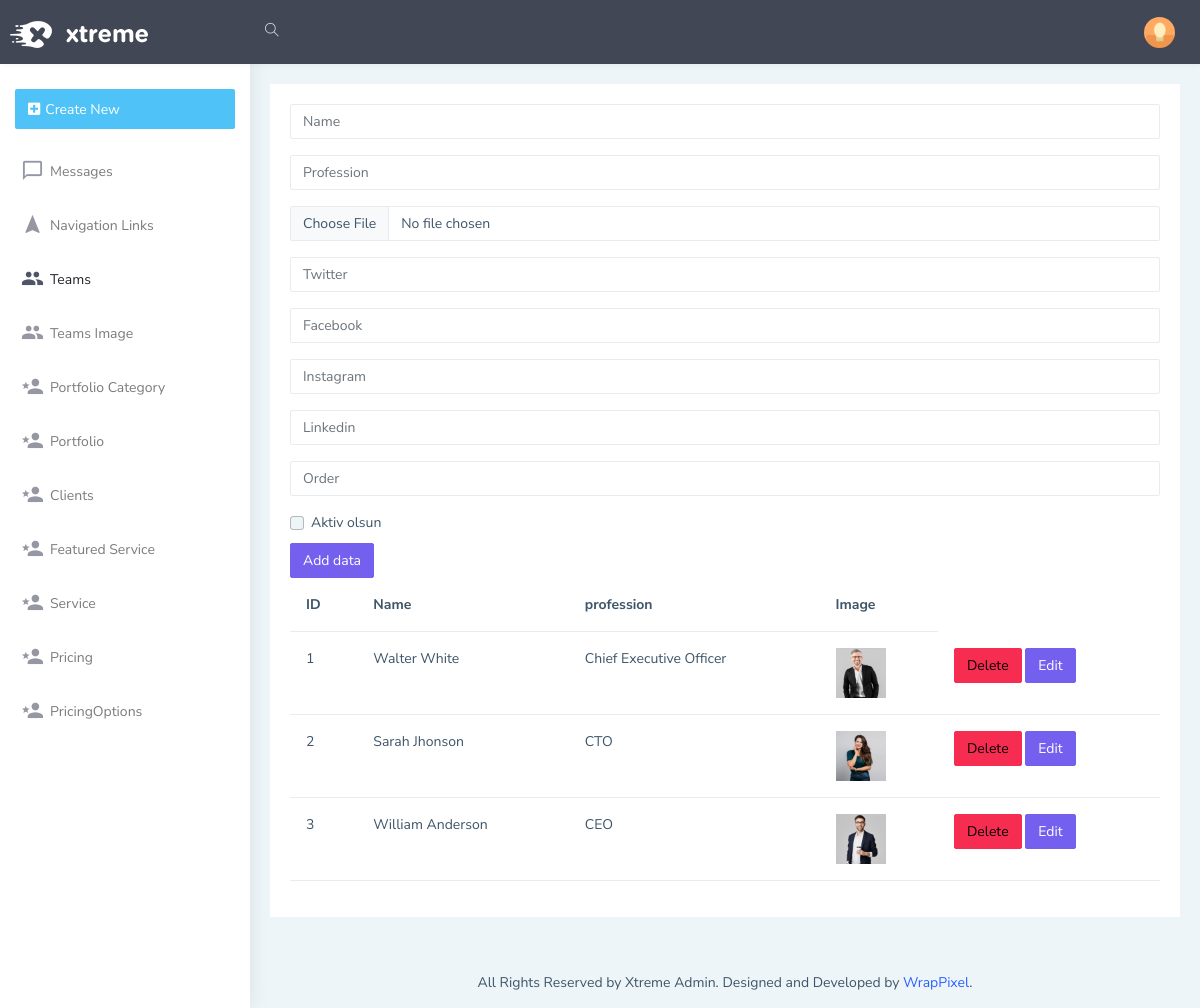
/admin/teams, run on the app's committed database.
### models.py (models this page shows)
class Teams(db.Model):
    Id=db.Column(db.Integer, primary_key=True, autoincrement=True)
    Name=db.Column(db.String(50))
    Profession=db.Column(db.String(50))
    Image=db.Column(db.String(100))
    TwitterAdress=db.Column(db.String(50))
    FacebookAdress=db.Column(db.String(50))
    InstagramAdress=db.Column(db.String(50))
    LinkedinAdress=db.Column(db.String(50))
    Order=db.Column(db.Integer)
    IsActive=db.Column(db.Boolean)
    images=db.relationship('TeamImages', backref='team_images', lazy=True)

### admin/routes.py (the view)
@admin_bp.route('/teams', methods=['GET','POST'])
def teams():
    teamsform=TeamsForm()
    teams=Teams.query.all()
    return render_template('admin/teams/teams.html', teamsform=teamsform, teams=teams)

### admin/forms.py
class TeamsForm(FlaskForm):
    name=StringField('name')
    profession=StringField('profession')
    image=FileField('image')
    twitter=StringField('twitter')
    facebook=StringField('facebook')
    instagram=StringField('instagram')
    linkedin=StringField('linkedin')
    order=IntegerField('order')
    isactive=BooleanField('isacctive')
    submit=SubmitField('Add data')

### admin/templates/admin/teams/teams.html
{% extends 'admin/layout.html' %}
{% block body %}
<form action="/admin/teams/add" method="POST" enctype="multipart/form-data">
    <div class="mb-3">
      {{teamsform.name(class="form-control", id="exampleFormControlInput1", placeholder="Name")}}
    </div>
    <div class="mb-3">
      {{teamsform.profession(class="form-control", id="exampleFormControlInput1", placeholder="Profession")}}
    </div>
    <div class="mb-3">
      {{teamsform.image(class="form-control", id="exampleFormControlInput1", placeholder="Image")}}
    </div>
    <div class="mb-3">
        {{teamsform.twitter(class="form-control", id="exampleFormControlInput1", placeholder="Twitter")}}
      </div>
      <div class="mb-3">
        {{teamsform.facebook(class="form-control", id="exampleFormControlInput1", placeholder="Facebook")}}
      </div>
      <div class="mb-3">
        {{teamsform.instagram(class="form-control", id="exampleFormControlInput1", placeholder="Instagram")}}
      </div>
      <div class="mb-3">
        {{teamsform.linkedin(class="form-control", id="exampleFormControlInput1", placeholder="Linkedin")}}
      </div>
      <div class="mb-3">
        {{teamsform.order(class="form-control", id="exampleFormControlInput1", placeholder="Order")}}
      </div>
    <div class="form-check">
      {{teamsform.isactive(class="form-check-input", type="checkbox", id="flexCheckDefault")}}
      <label class="form-check-label" for="flexCheckDefault">
        Aktiv olsun
      </label>
    </div>
    {{teamsform.submit(class='btn btn-primary')}}
</form>
<table class="table">
  <thead>
    <tr>
      <th scope="col">ID</th>
      <th scope="col">Name</th>
      <th scope="col">profession</th>
      <th scope="col">Image</th>
    </tr>
  </thead>
  <tbody>
      {% for team in teams %}
    <tr>
      <td>{{team.Id}}</td>
      <td>{{team.Name}}</td>
      <td>{{team.Profession}}</td>
      <td><img src="/static/uploads/{{team.Image}}" alt="" style="width: 50px; height: 50px; object-fit:cover;"></td>
      <td>
          <a href="/admin/teams/delete/{{team.Id}}" class="btn btn-danger">Delete</a>
          <a href="/admin/teams/edit/{{team.Id}}" class="btn btn-primary">Edit</a>
      </td>
    </tr>
    {% endfor %}
  </tbody>
</table>
{% endblock %}

### data on the page
Teams: Id "1", Name "Walter White", Profession "Chief Executive Officer", Image (picture)
Teams: Id "2", Name "Sarah Jhonson", Profession "CTO", Image (picture)
Teams: Id "3", Name "William Anderson", Profession "CEO", Image (picture)
